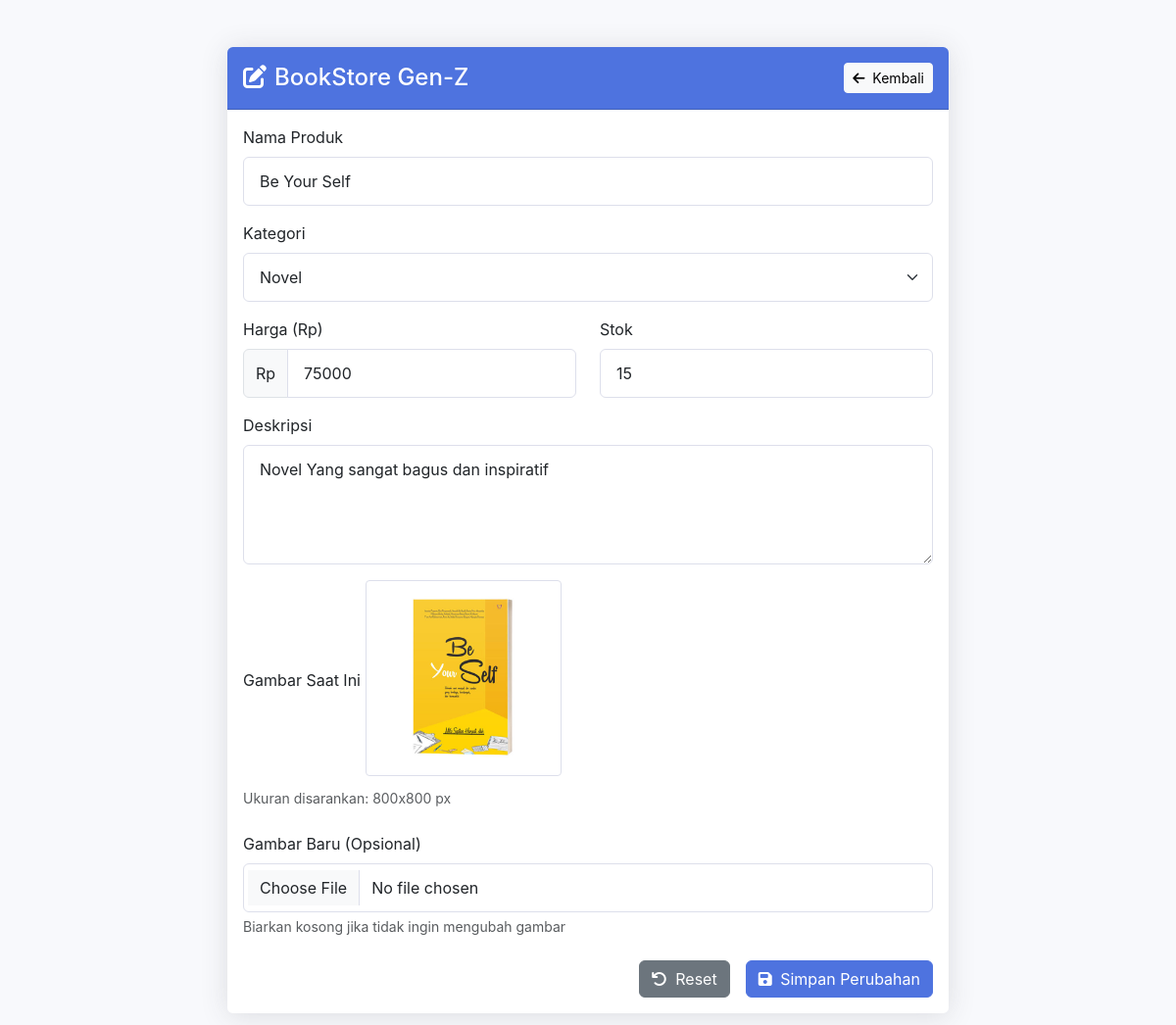
/edit_produk.php?id=13, run on the app's committed database.
### tables this page shows
CREATE TABLE `produk` (
  `id_produk` int(11) NOT NULL,
  `nama_produk` varchar(100) NOT NULL,
  `kategori_produk` varchar(50) NOT NULL,
  `gambar` varchar(200) NOT NULL,
  `harga` int(11) NOT NULL,
  `deskripsi` text NOT NULL,
  `stok` int(11) NOT NULL
);

### edit_produk.php (the view, shortened to what this page needs)
<?php
include "../config.php";
$id = intval($_GET['id']);
$query = "SELECT * FROM produk WHERE id_produk = ?";
$stmt = mysqli_prepare($conn, $query);
mysqli_stmt_bind_param($stmt, "i", $id);
mysqli_stmt_execute($stmt);
$result = mysqli_stmt_get_result($stmt);
$data = mysqli_fetch_assoc($result);
?>
<!DOCTYPE html>
<html lang="en">
<head>
    <link href="https://cdn.jsdelivr.net/npm/bootstrap@5.3.0/dist/css/bootstrap.min.css" rel="stylesheet">
    <link rel="stylesheet" href="https://cdnjs.cloudflare.com/ajax/libs/font-awesome/6.4.0/css/all.min.css">
</head>
<body>
    <div class="container py-5">
        <div class="row justify-content-center">
            <div class="col-lg-8">
                <div class="card">
                    <div class="card-header py-3 d-flex justify-content-between align-items-center">
                        <h4 class="m-0"><i class="fas fa-edit me-2"></i>BookStore Gen-Z</h4>
                        <a href="index.php" class="btn btn-sm btn-light">
                            <i class="fas fa-arrow-left me-1"></i> Kembali
                        </a>
                    </div>
                    <div class="card-body">
                        <form action="proses_edit.php" method="POST" enctype="multipart/form-data" id="editForm">
                            <div class="mb-3">
                                <label for="nama_produk" class="form-label">Nama Produk</label>
                                <input type="text" class="form-control" id="nama_produk" name="nama_produk"
                                       value="<?php echo htmlspecialchars($data['nama_produk']); ?>" required>
                            </div>
                            <div class="mb-3">
                                <label for="kategori_produk" class="form-label">Kategori</label>
                                <select class="form-select" id="kategori_produk" name="kategori_produk" required>
                                    <option value="Novel" <?php echo ($data['kategori_produk'] == 'Novel') ? 'selected' : ''; ?>>Novel</option>
                                </select>
                            </div>
                            <div class="row">
                                <div class="col-md-6 mb-3">
                                    <label for="harga" class="form-label">Harga (Rp)</label>
                                    <div class="input-group">
                                        <span class="input-group-text">Rp</span>
                                        <input type="number" class="form-control" id="harga" name="harga"
                                               value="<?php echo htmlspecialchars($data['harga']); ?>" min="0" required>
                                    </div>
                                </div>
                                <div class="col-md-6 mb-3">
                                    <label for="stok" class="form-label">Stok</label>
                                    <input type="number" class="form-control" id="stok" name="stok"
                                           value="<?php echo htmlspecialchars($data['stok']); ?>" min="0" required>
                                </div>
                            </div>
                            <div class="mb-3">
                                <label for="deskripsi" class="form-label">Deskripsi</label>
                                <textarea class="form-control" id="deskripsi" name="deskripsi" rows="4"><?php echo htmlspecialchars($data['deskripsi']); ?></textarea>
                            </div>
                            <div class="mb-4">
                                <label class="form-label">Gambar Saat Ini</label>
                                <div class="img-container">
                                    <img src="../uploads/<?php echo htmlspecialchars($data['gambar']); ?>"
                                         alt="Gambar Produk"
                                         class="img-preview mb-2"
                                         id="currentImage">
                                </div>
                                <div class="form-text">Ukuran disarankan: 800x800 px</div>
                            </div>
                            <div class="mb-4">
                                <label for="gambar" class="form-label">Gambar Baru (Opsional)</label>
                                <input type="file" class="form-control" id="gambar" name="gambar" accept="image/*">
                                <div class="form-text">Biarkan kosong jika tidak ingin mengubah gambar</div>
                            </div>
                            <div class="d-grid gap-2 d-md-flex justify-content-md-end">
                                <button type="reset" class="btn btn-secondary me-md-2">
                                    <i class="fas fa-undo me-1"></i> Reset
                                </button>
                                <button type="submit" class="btn btn-primary">
                                    <i class="fas fa-save me-1"></i> Simpan Perubahan
                                </button>
                            </div>
                        </form>
                    </div>
                </div>
            </div>
        </div>
    </div>
</body>
</html>

### edit_produk.php (style rules this page uses)
:root { --primary-color: #4e73df; --secondary-color: #f8f9fc; --accent-color: #2e59d9; --text-color: #5a5c69; --light-text: #858796; --border-color: #dddfeb; }
body { background-color: var(--secondary-color); color: var(--text-color); font-family: 'Nunito', -apple-system, BlinkMacSystemFont, sans-serif; }
.card { border: none; border-radius: 0.35rem; box-shadow: 0 0.15rem 1.75rem 0 rgba(58, 59, 69, 0.15); }
.card-header { background-color: var(--primary-color); color: white; font-weight: 600; border-radius: 0.35rem 0.35rem 0 0 !important; }
.btn-primary { background-color: var(--primary-color); border-color: var(--primary-color); }
.form-control, .form-select { border: 1px solid var(--border-color); padding: 0.75rem 1rem; }
.img-preview { max-width: 200px; height: auto; border: 1px solid var(--border-color); border-radius: 0.25rem; padding: 0.5rem; background-color: white; }
.img-container { position: relative; display: inline-block; }
textarea { min-height: 120px; }

### data on the page
produk: nama_produk "Be Your Self", kategori_produk "Novel", harga "75000", stok "15", deskripsi "Novel Yang sangat bagus dan inspiratif", gambar (picture)
